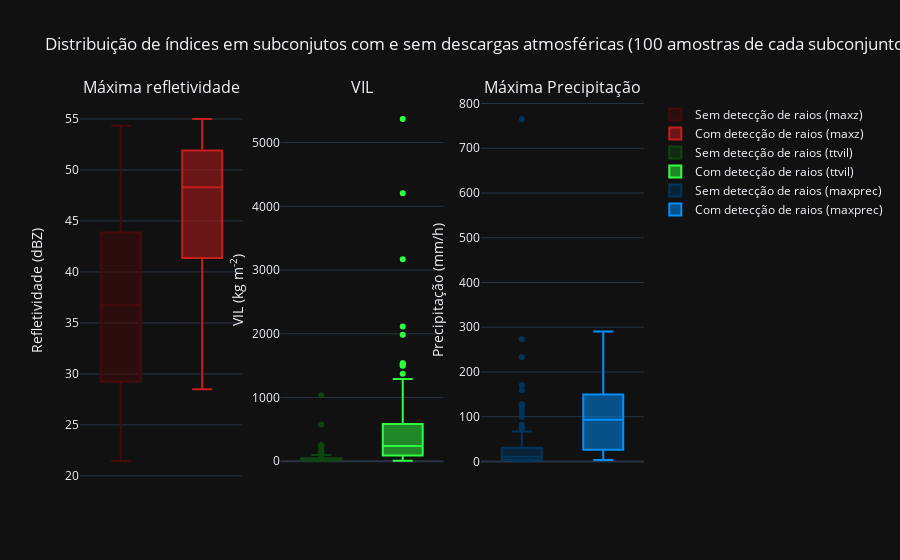

Source (notebook cell):
### Code cell
rows, cols, idx = 1, 3, 0
records = 100
indexes = ['maxz', 'ttvil', 'maxprec']
yaxes = [
    "Refletividade (dBZ)",
    "VIL (kg m<sup>-2</sup>)",
    "Precipitação (mm/h)"
]
colors = [
    ('#480B0B', '#C61D1D'),
    ('#0E4612', '#30FF41'),
    ('#00355D', '#0090FF')
#     ('#A23B72', '#F18F01'),
#     ('#705C64', '#4191B2'),
#     ('#C6DEE8', '#DC1F2A')
]
fig = make_subplots(rows=rows, cols=cols, 
                    subplot_titles=('Máxima refletividade', 'VIL', 'Máxima Precipitação'))

for i in range(rows):
    for j in range(cols):
        fig.add_trace(
            go.Box(y=no.sample(records)[indexes[idx]], #boxpoints='all',
            name='Sem detecção de raios (%s)'%(indexes[idx]),
            marker_color=colors[idx][0], boxmean=False),
            row=i+1, col=j+1
        )
        fig.add_trace(
            go.Box(y=yes.sample(records)[indexes[idx]], #boxpoints='all',
            name='Com detecção de raios (%s)'%(indexes[idx]),
            marker_color=colors[idx][1]),
            row=i+1, col=j+1
        )
        fig.update_yaxes(title_text=yaxes[idx], row=i+1, col=j+1)
        fig.update_xaxes(showticklabels=False, row=i+1, col=j+1)
        idx+=1

fig.update_layout(
    template='plotly_dark',
    title='Distribuição de índices em subconjutos com e sem descargas \
atmosféricas (%d amostras de cada subconjunto)'%records
)

iplot(fig)
